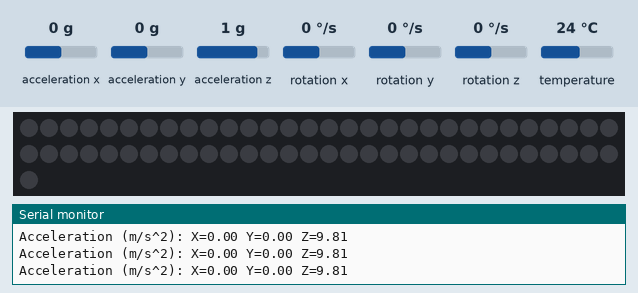
The sketch below on a simulated Arduino Uno, built with avr-gcc and run on an emulated ATmega328P. Shown: 61 RGB LEDs in strip order, left to right, continuing on the next row, the last lines printed to the serial monitor. Inputs (shaded band) come from the test bench; at power-on: acceleration x 0 g, acceleration y 0 g, acceleration z 1 g, rotation x 0 °/s, rotation y 0 °/s, rotation z 0 °/s, temperature 24 °C. Dim RGB values are drawn brighter than linear.

Above: at 1.2 s.
1.3 s: acceleration x set to -1.4 g
At 2.2 s:
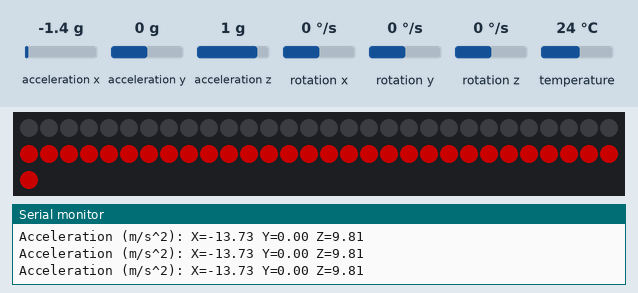
2.8 s: acceleration x set to 0.8 g
At 3.2 s:
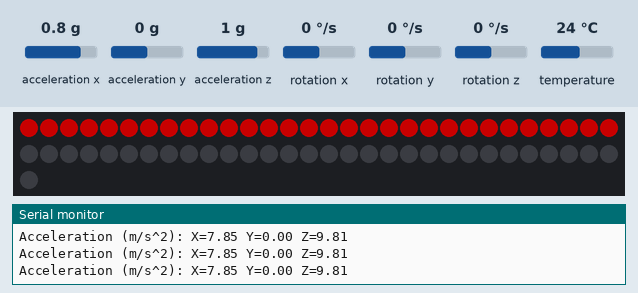
7.3 s: acceleration x set to 0 g
At 8.5 s:
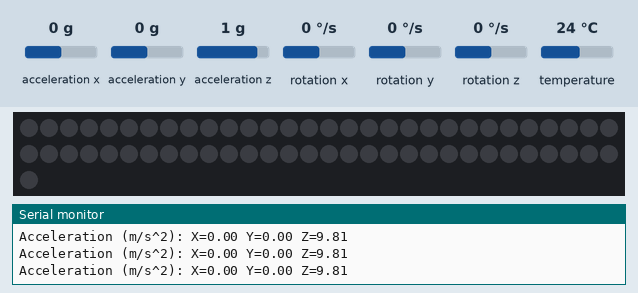
8.8 s: acceleration x set to -0.8 g
At 10.0 s:
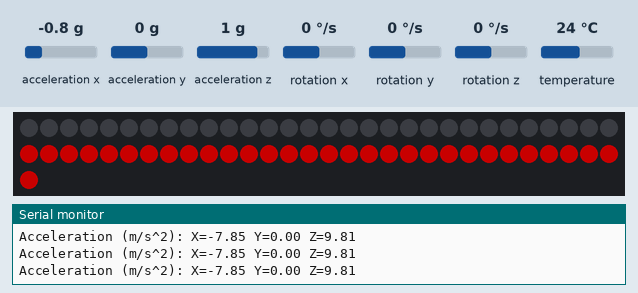
Timing chart, 0 to 11.3 s (numbered marks = the images above; inputs shaded):
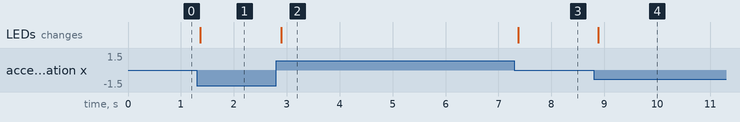

The sketch:

MPU6050__NeoPixel.ino
```cpp
#include <Wire.h>
#include <Adafruit_MPU6050.h>
#include <Adafruit_Sensor.h>
#include <Adafruit_NeoPixel.h>

#define LED_PIN 6
#define NUM_LEDS 61
#define LED_BRIGHTNESS 100

// MPU6050 object
Adafruit_MPU6050 mpu;

// Neopixel object
Adafruit_NeoPixel strip(NUM_LEDS, LED_PIN, NEO_GRB + NEO_KHZ800);

void setup() {
  // Start serial communication
  Serial.begin(9600);

  // Initialize MPU6050
  if (!mpu.begin()) {
    Serial.println("Failed to initialize MPU6050!");
    while (1);
  }

  // Initialize Neopixels
  strip.begin();
  strip.setBrightness(LED_BRIGHTNESS);
  strip.show();
}

void loop() {
  // Get the acceleration data from MPU6050
  sensors_event_t accel, gyro, temp;
  mpu.getEvent(&accel, &gyro, &temp); // Provide all 3 arguments

  // Print out the acceleration data
  Serial.print("Acceleration (m/s^2): X=");
  Serial.print(accel.acceleration.x);
  Serial.print(" Y=");
  Serial.print(accel.acceleration.y);
  Serial.print(" Z=");
  Serial.println(accel.acceleration.z);

  // Check if the bicycle rider is turning right
  if (accel.acceleration.x > 0.5) {
    // Turn on the right blinker LEDs
    for (int i = 0; i < NUM_LEDS/2; i++) {
      strip.setPixelColor(i, 255, 0, 0); // Red
    }
    for (int i = NUM_LEDS/2; i < NUM_LEDS; i++) {
      strip.setPixelColor(i, 0, 0, 0); // Turn off the left blinker LEDs
    }
    strip.show();
  }
  // Check if the bicycle rider is turning left
  else if (accel.acceleration.x < -0.5) {
    // Turn on the left blinker LEDs
    for (int i = 0; i < NUM_LEDS/2; i++) {
      strip.setPixelColor(i, 0, 0, 0); // Turn off the right blinker LEDs
    }
    for (int i = NUM_LEDS/2; i < NUM_LEDS; i++) {
      strip.setPixelColor(i, 255, 0, 0); // Red
    }
    strip.show();
  }
  // Turn off all the LEDs if no direction
  else {
    for (int i = 0; i < NUM_LEDS; i++) {
      strip.setPixelColor(i, 0, 0, 0); // Turn off all the LEDs
    }
    strip.show();
  }
}
```

Measured:
- after the input at 1.3 s, the LEDs: change after 0.06 s (image 1)
- after the input at 2.8 s, the LEDs: change after 0.09 s (image 2)
- after the input at 7.3 s, the LEDs: change after 0.08 s (image 3)
- after the input at 8.8 s, the LEDs: change after 0.09 s (image 4)
